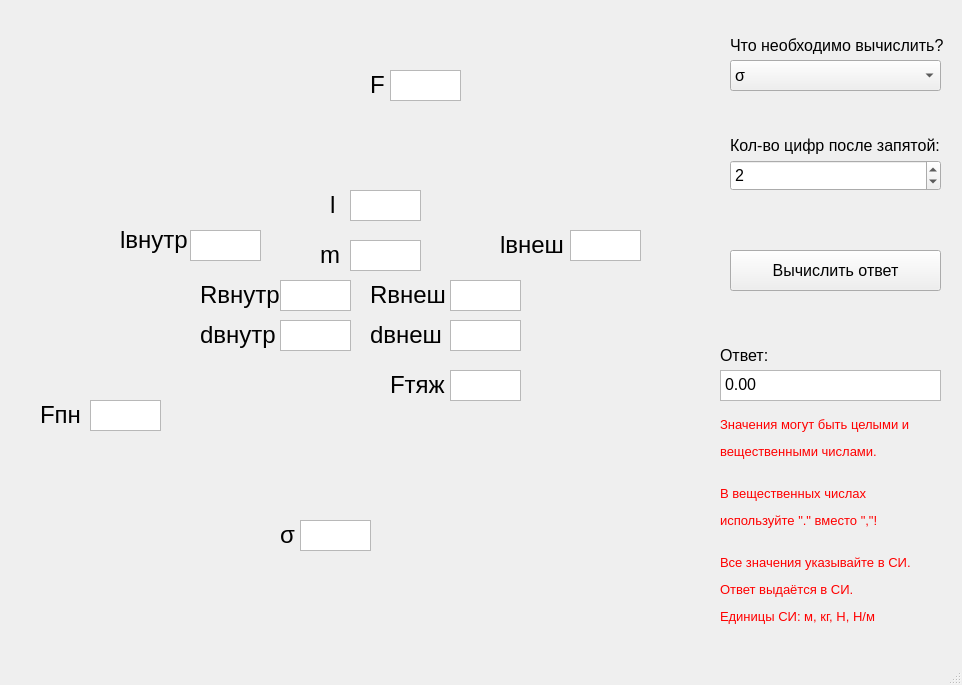
<?xml version="1.0" encoding="UTF-8"?>
<ui version="4.0">
 <class>MainWindow</class>
 <widget class="QMainWindow" name="MainWindow">
  <property name="geometry">
   <rect>
    <x>0</x>
    <y>0</y>
    <width>962</width>
    <height>685</height>
   </rect>
  </property>
  <property name="windowTitle">
   <string>MainWindow</string>
  </property>
  <widget class="QWidget" name="centralwidget">
   <widget class="QLabel" name="label">
    <property name="geometry">
     <rect>
      <x>20</x>
      <y>30</y>
      <width>681</width>
      <height>601</height>
     </rect>
    </property>
    <property name="text">
     <string/>
    </property>
    <property name="pixmap">
     <pixmap>../images/кольцо.jpg</pixmap>
    </property>
   </widget>
   <widget class="QSpinBox" name="round">
    <property name="geometry">
     <rect>
      <x>730</x>
      <y>160</y>
      <width>211</width>
      <height>31</height>
     </rect>
    </property>
    <property name="font">
     <font>
      <pointsize>12</pointsize>
     </font>
    </property>
    <property name="value">
     <number>2</number>
    </property>
   </widget>
   <widget class="QLabel" name="label_9">
    <property name="geometry">
     <rect>
      <x>730</x>
      <y>30</y>
      <width>261</width>
      <height>31</height>
     </rect>
    </property>
    <property name="font">
     <font>
      <pointsize>12</pointsize>
     </font>
    </property>
    <property name="text">
     <string>Что необходимо вычислить?</string>
    </property>
   </widget>
   <widget class="QLabel" name="label_10">
    <property name="geometry">
     <rect>
      <x>730</x>
      <y>130</y>
      <width>261</width>
      <height>31</height>
     </rect>
    </property>
    <property name="font">
     <font>
      <pointsize>12</pointsize>
     </font>
    </property>
    <property name="text">
     <string>Кол-во цифр после запятой:</string>
    </property>
   </widget>
   <widget class="QLabel" name="label_12">
    <property name="geometry">
     <rect>
      <x>720</x>
      <y>410</y>
      <width>221</width>
      <height>221</height>
     </rect>
    </property>
    <property name="font">
     <font>
      <pointsize>10</pointsize>
     </font>
    </property>
    <property name="text">
     <string>&lt;html&gt;&lt;head/&gt;&lt;body&gt;&lt;p&gt;&lt;span style=&quot; color:#ff0000;&quot;&gt;Значения могут быть целыми и&lt;/span&gt;&lt;/p&gt;&lt;p&gt;&lt;span style=&quot; color:#ff0000;&quot;&gt;вещественными числами.&lt;br/&gt;&lt;/span&gt;&lt;/p&gt;&lt;p&gt;&lt;span style=&quot; color:#ff0000;&quot;&gt;В вещественных числах &lt;/span&gt;&lt;/p&gt;&lt;p&gt;&lt;span style=&quot; color:#ff0000;&quot;&gt;используйте &amp;quot;.&amp;quot; вместо &amp;quot;,&amp;quot;!&lt;br/&gt;&lt;/span&gt;&lt;/p&gt;&lt;p&gt;&lt;span style=&quot; color:#ff0000;&quot;&gt;Все значения указывайте в СИ.&lt;/span&gt;&lt;/p&gt;&lt;p&gt;&lt;span style=&quot; color:#ff0000;&quot;&gt;Ответ выдаётся в СИ.&lt;/span&gt;&lt;/p&gt;&lt;p&gt;&lt;span style=&quot; color:#ff0000;&quot;&gt;Eдиницы СИ: м, кг, Н, Н/м&lt;/span&gt;&lt;/p&gt;&lt;/body&gt;&lt;/html&gt;</string>
    </property>
   </widget>
   <widget class="QComboBox" name="find">
    <property name="geometry">
     <rect>
      <x>730</x>
      <y>60</y>
      <width>211</width>
      <height>31</height>
     </rect>
    </property>
    <property name="font">
     <font>
      <pointsize>12</pointsize>
     </font>
    </property>
    <item>
     <property name="text">
      <string>σ</string>
     </property>
    </item>
    <item>
     <property name="text">
      <string>m</string>
     </property>
    </item>
    <item>
     <property name="text">
      <string>Fпн</string>
     </property>
    </item>
    <item>
     <property name="text">
      <string>Fтяж</string>
     </property>
    </item>
    <item>
     <property name="text">
      <string>F</string>
     </property>
    </item>
    <item>
     <property name="text">
      <string>l</string>
     </property>
    </item>
    <item>
     <property name="text">
      <string>lвнутр</string>
     </property>
    </item>
    <item>
     <property name="text">
      <string>Rвнутр</string>
     </property>
    </item>
    <item>
     <property name="text">
      <string>dвнутр</string>
     </property>
    </item>
    <item>
     <property name="text">
      <string>lвнеш</string>
     </property>
    </item>
    <item>
     <property name="text">
      <string>Rвнеш</string>
     </property>
    </item>
    <item>
     <property name="text">
      <string>dвнеш</string>
     </property>
    </item>
   </widget>
   <widget class="QTextEdit" name="answer">
    <property name="geometry">
     <rect>
      <x>720</x>
      <y>370</y>
      <width>221</width>
      <height>31</height>
     </rect>
    </property>
    <property name="font">
     <font>
      <pointsize>12</pointsize>
     </font>
    </property>
    <property name="html">
     <string>&lt;!DOCTYPE HTML PUBLIC &quot;-//W3C//DTD HTML 4.0//EN&quot; &quot;http://www.w3.org/TR/REC-html40/strict.dtd&quot;&gt;
&lt;html&gt;&lt;head&gt;&lt;meta name=&quot;qrichtext&quot; content=&quot;1&quot; /&gt;&lt;style type=&quot;text/css&quot;&gt;
p, li { white-space: pre-wrap; }
&lt;/style&gt;&lt;/head&gt;&lt;body style=&quot; font-family:'MS Shell Dlg 2'; font-size:12pt; font-weight:400; font-style:normal;&quot;&gt;
&lt;p style=&quot; margin-top:0px; margin-bottom:0px; margin-left:0px; margin-right:0px; -qt-block-indent:0; text-indent:0px;&quot;&gt;0.00&lt;/p&gt;&lt;/body&gt;&lt;/html&gt;</string>
    </property>
   </widget>
   <widget class="QLabel" name="label_11">
    <property name="geometry">
     <rect>
      <x>720</x>
      <y>340</y>
      <width>261</width>
      <height>31</height>
     </rect>
    </property>
    <property name="font">
     <font>
      <pointsize>12</pointsize>
     </font>
    </property>
    <property name="text">
     <string>Ответ:</string>
    </property>
   </widget>
   <widget class="QPushButton" name="calculate_btn">
    <property name="geometry">
     <rect>
      <x>730</x>
      <y>250</y>
      <width>211</width>
      <height>41</height>
     </rect>
    </property>
    <property name="font">
     <font>
      <pointsize>12</pointsize>
     </font>
    </property>
    <property name="text">
     <string>Вычислить ответ</string>
    </property>
   </widget>
   <widget class="QLabel" name="label_7">
    <property name="geometry">
     <rect>
      <x>200</x>
      <y>270</y>
      <width>81</width>
      <height>51</height>
     </rect>
    </property>
    <property name="text">
     <string>&lt;html&gt;&lt;head/&gt;&lt;body&gt;&lt;p&gt;&lt;span style=&quot; font-size:18pt;&quot;&gt;Rвнутр&lt;/span&gt;&lt;/p&gt;&lt;/body&gt;&lt;/html&gt;</string>
    </property>
   </widget>
   <widget class="QLabel" name="label_8">
    <property name="geometry">
     <rect>
      <x>200</x>
      <y>310</y>
      <width>81</width>
      <height>51</height>
     </rect>
    </property>
    <property name="text">
     <string>&lt;html&gt;&lt;head/&gt;&lt;body&gt;&lt;p&gt;&lt;span style=&quot; font-size:18pt;&quot;&gt;dвнутр&lt;/span&gt;&lt;/p&gt;&lt;/body&gt;&lt;/html&gt;</string>
    </property>
   </widget>
   <widget class="QLabel" name="label_13">
    <property name="geometry">
     <rect>
      <x>370</x>
      <y>270</y>
      <width>81</width>
      <height>51</height>
     </rect>
    </property>
    <property name="text">
     <string>&lt;html&gt;&lt;head/&gt;&lt;body&gt;&lt;p&gt;&lt;span style=&quot; font-size:18pt;&quot;&gt;Rвнеш&lt;/span&gt;&lt;/p&gt;&lt;/body&gt;&lt;/html&gt;</string>
    </property>
   </widget>
   <widget class="QTextEdit" name="Rvnutr_var">
    <property name="geometry">
     <rect>
      <x>280</x>
      <y>280</y>
      <width>71</width>
      <height>31</height>
     </rect>
    </property>
    <property name="font">
     <font>
      <pointsize>10</pointsize>
     </font>
    </property>
   </widget>
   <widget class="QTextEdit" name="dvnutr_var">
    <property name="geometry">
     <rect>
      <x>280</x>
      <y>320</y>
      <width>71</width>
      <height>31</height>
     </rect>
    </property>
    <property name="font">
     <font>
      <pointsize>10</pointsize>
     </font>
    </property>
   </widget>
   <widget class="QTextEdit" name="Rvnesh_var">
    <property name="geometry">
     <rect>
      <x>450</x>
      <y>280</y>
      <width>71</width>
      <height>31</height>
     </rect>
    </property>
    <property name="font">
     <font>
      <pointsize>10</pointsize>
     </font>
    </property>
   </widget>
   <widget class="QLabel" name="label_14">
    <property name="geometry">
     <rect>
      <x>370</x>
      <y>310</y>
      <width>71</width>
      <height>51</height>
     </rect>
    </property>
    <property name="text">
     <string>&lt;html&gt;&lt;head/&gt;&lt;body&gt;&lt;p&gt;&lt;span style=&quot; font-size:18pt;&quot;&gt;dвнеш&lt;/span&gt;&lt;/p&gt;&lt;/body&gt;&lt;/html&gt;</string>
    </property>
   </widget>
   <widget class="QTextEdit" name="dvnesh_var">
    <property name="geometry">
     <rect>
      <x>450</x>
      <y>320</y>
      <width>71</width>
      <height>31</height>
     </rect>
    </property>
    <property name="font">
     <font>
      <pointsize>10</pointsize>
     </font>
    </property>
   </widget>
   <widget class="QLabel" name="label_15">
    <property name="geometry">
     <rect>
      <x>120</x>
      <y>220</y>
      <width>81</width>
      <height>41</height>
     </rect>
    </property>
    <property name="text">
     <string>&lt;html&gt;&lt;head/&gt;&lt;body&gt;&lt;p&gt;&lt;span style=&quot; font-size:18pt;&quot;&gt;lвнутр&lt;/span&gt;&lt;/p&gt;&lt;/body&gt;&lt;/html&gt;</string>
    </property>
   </widget>
   <widget class="QLabel" name="label_16">
    <property name="geometry">
     <rect>
      <x>500</x>
      <y>220</y>
      <width>81</width>
      <height>51</height>
     </rect>
    </property>
    <property name="text">
     <string>&lt;html&gt;&lt;head/&gt;&lt;body&gt;&lt;p&gt;&lt;span style=&quot; font-size:18pt;&quot;&gt;lвнеш&lt;/span&gt;&lt;/p&gt;&lt;/body&gt;&lt;/html&gt;</string>
    </property>
   </widget>
   <widget class="QLabel" name="label_17">
    <property name="geometry">
     <rect>
      <x>330</x>
      <y>180</y>
      <width>21</width>
      <height>51</height>
     </rect>
    </property>
    <property name="text">
     <string>&lt;html&gt;&lt;head/&gt;&lt;body&gt;&lt;p&gt;&lt;span style=&quot; font-size:18pt;&quot;&gt;l&lt;/span&gt;&lt;/p&gt;&lt;/body&gt;&lt;/html&gt;</string>
    </property>
   </widget>
   <widget class="QLabel" name="label_18">
    <property name="geometry">
     <rect>
      <x>320</x>
      <y>230</y>
      <width>31</width>
      <height>51</height>
     </rect>
    </property>
    <property name="text">
     <string>&lt;html&gt;&lt;head/&gt;&lt;body&gt;&lt;p&gt;&lt;span style=&quot; font-size:18pt;&quot;&gt;m&lt;/span&gt;&lt;/p&gt;&lt;/body&gt;&lt;/html&gt;</string>
    </property>
   </widget>
   <widget class="QLabel" name="label_19">
    <property name="geometry">
     <rect>
      <x>370</x>
      <y>60</y>
      <width>21</width>
      <height>51</height>
     </rect>
    </property>
    <property name="text">
     <string>&lt;html&gt;&lt;head/&gt;&lt;body&gt;&lt;p&gt;&lt;span style=&quot; font-size:18pt;&quot;&gt;F&lt;/span&gt;&lt;/p&gt;&lt;/body&gt;&lt;/html&gt;</string>
    </property>
   </widget>
   <widget class="QLabel" name="label_20">
    <property name="geometry">
     <rect>
      <x>390</x>
      <y>360</y>
      <width>61</width>
      <height>51</height>
     </rect>
    </property>
    <property name="text">
     <string>&lt;html&gt;&lt;head/&gt;&lt;body&gt;&lt;p&gt;&lt;span style=&quot; font-size:18pt;&quot;&gt;Fтяж&lt;/span&gt;&lt;/p&gt;&lt;/body&gt;&lt;/html&gt;</string>
    </property>
   </widget>
   <widget class="QLabel" name="label_21">
    <property name="geometry">
     <rect>
      <x>40</x>
      <y>390</y>
      <width>41</width>
      <height>51</height>
     </rect>
    </property>
    <property name="text">
     <string>&lt;html&gt;&lt;head/&gt;&lt;body&gt;&lt;p&gt;&lt;span style=&quot; font-size:18pt;&quot;&gt;Fпн&lt;/span&gt;&lt;/p&gt;&lt;/body&gt;&lt;/html&gt;</string>
    </property>
   </widget>
   <widget class="QLabel" name="label_22">
    <property name="geometry">
     <rect>
      <x>280</x>
      <y>510</y>
      <width>21</width>
      <height>51</height>
     </rect>
    </property>
    <property name="text">
     <string>&lt;html&gt;&lt;head/&gt;&lt;body&gt;&lt;p&gt;&lt;span style=&quot; font-size:18pt;&quot;&gt;σ&lt;/span&gt;&lt;/p&gt;&lt;/body&gt;&lt;/html&gt;</string>
    </property>
   </widget>
   <widget class="QTextEdit" name="sigma_var">
    <property name="geometry">
     <rect>
      <x>300</x>
      <y>520</y>
      <width>71</width>
      <height>31</height>
     </rect>
    </property>
    <property name="font">
     <font>
      <pointsize>10</pointsize>
     </font>
    </property>
   </widget>
   <widget class="QTextEdit" name="Fpn_var">
    <property name="geometry">
     <rect>
      <x>90</x>
      <y>400</y>
      <width>71</width>
      <height>31</height>
     </rect>
    </property>
    <property name="font">
     <font>
      <pointsize>10</pointsize>
     </font>
    </property>
   </widget>
   <widget class="QTextEdit" name="Ft_var">
    <property name="geometry">
     <rect>
      <x>450</x>
      <y>370</y>
      <width>71</width>
      <height>31</height>
     </rect>
    </property>
    <property name="font">
     <font>
      <pointsize>10</pointsize>
     </font>
    </property>
   </widget>
   <widget class="QTextEdit" name="lvnesh_var">
    <property name="geometry">
     <rect>
      <x>570</x>
      <y>230</y>
      <width>71</width>
      <height>31</height>
     </rect>
    </property>
    <property name="font">
     <font>
      <pointsize>10</pointsize>
     </font>
    </property>
   </widget>
   <widget class="QTextEdit" name="lvnutr_var">
    <property name="geometry">
     <rect>
      <x>190</x>
      <y>230</y>
      <width>71</width>
      <height>31</height>
     </rect>
    </property>
    <property name="font">
     <font>
      <pointsize>10</pointsize>
     </font>
    </property>
   </widget>
   <widget class="QTextEdit" name="l_var">
    <property name="geometry">
     <rect>
      <x>350</x>
      <y>190</y>
      <width>71</width>
      <height>31</height>
     </rect>
    </property>
    <property name="font">
     <font>
      <pointsize>10</pointsize>
     </font>
    </property>
   </widget>
   <widget class="QTextEdit" name="m_var">
    <property name="geometry">
     <rect>
      <x>350</x>
      <y>240</y>
      <width>71</width>
      <height>31</height>
     </rect>
    </property>
    <property name="font">
     <font>
      <pointsize>10</pointsize>
     </font>
    </property>
   </widget>
   <widget class="QTextEdit" name="F_var">
    <property name="geometry">
     <rect>
      <x>390</x>
      <y>70</y>
      <width>71</width>
      <height>31</height>
     </rect>
    </property>
    <property name="font">
     <font>
      <pointsize>10</pointsize>
     </font>
    </property>
   </widget>
  </widget>
  <widget class="QMenuBar" name="menubar">
   <property name="geometry">
    <rect>
     <x>0</x>
     <y>0</y>
     <width>962</width>
     <height>25</height>
    </rect>
   </property>
  </widget>
  <widget class="QStatusBar" name="statusbar"/>
 </widget>
 <resources/>
 <connections/>
</ui>
